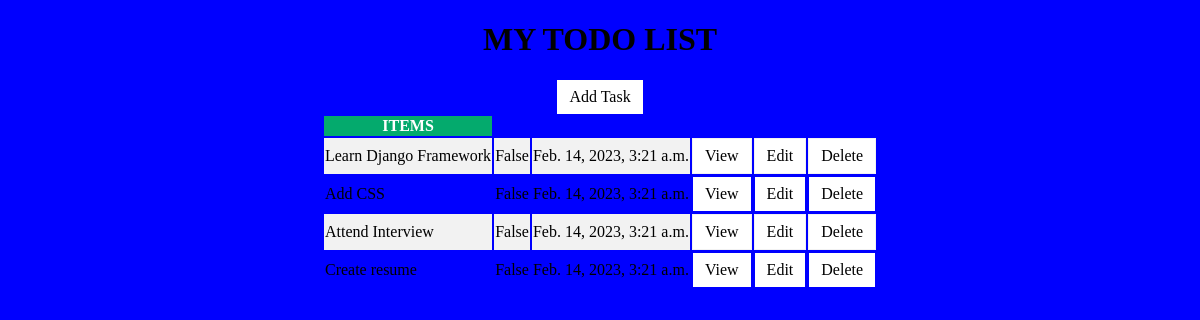
Page /todo/task-list/ on the committed database.
### todo/models.py (models this page shows, shortened)
class Task(models.Model):
    title = models.CharField(max_length=150)
    completed = models.BooleanField(default=False)
    created = models.DateTimeField(auto_now_add=True)

### todo/views.py (the view)
# urls.py: path('task-list/', TaskList.as_view(), name='task'),
class TaskList(ListView):
    model = Task
    context_object_name = 'task'
    template_name = 'tasklist.html'

### templates/tasklist.html (shortened to what this page needs)
{% load static %}
<!DOCTYPE html>
<html lang="en">
<head>
    <link rel="stylesheet" href="{% static 'css/style.css' %}">
</head>
<body>
    <h1>MY TODO LIST</h1>
    <center><a href="{% url 'task-create' %}">Add Task</a></center>
    <table>
        <tr>
            <th>ITEMS</th>
        </tr>
        {% for tasks in task %}
        <tr>
            <td>{{tasks.title}}</td>
            <td>{{tasks.completed}}</td>
            <td>{{tasks.created}}</td>
            <td><a href="{% url 'task-detail' tasks.id%}">View</a></td>
            <td><a href="{% url 'task-update' tasks.id%}">Edit</a></td>
            <td><a href="{% url 'task-delete' tasks.id%}">Delete</a></td>
        </tr>
        {% endfor %}
    </table>
</body>
</html>

### todo/static/css/style.css (style rules this page uses)
body { background-color: blue; font-family: verdana; }
h1 { text-align: center; }
table { margin-left: auto; margin-right: auto; }
th { background-color: #04AA6D; color: white; }
tr:nth-child(even) { background-color: #f2f2f2; }
a:link, a:visited { background-color: white; color: black; padding: 8px 12px; text-align: center; text-decoration: none; display: inline-block; }

### rows in the picture
Task: title "Learn Django Framework", completed "False", created "Feb. 14, 2023, 3:21 a.m."
Task: title "Add CSS", completed "False", created "Feb. 14, 2023, 3:21 a.m."
Task: title "Attend Interview", completed "False", created "Feb. 14, 2023, 3:21 a.m."
Task: title "Create resume", completed "False", created "Feb. 14, 2023, 3:21 a.m."
